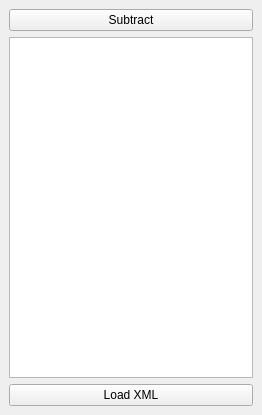
<?xml version="1.0" encoding="UTF-8"?>
<ui version="4.0">
 <class>NARDemoPluginDockWidgetBase</class>
 <widget class="QDockWidget" name="NARDemoPluginDockWidgetBase">
  <property name="geometry">
   <rect>
    <x>0</x>
    <y>0</y>
    <width>262</width>
    <height>415</height>
   </rect>
  </property>
  <property name="windowTitle">
   <string>NAR Demo Plugin</string>
  </property>
  <widget class="QWidget" name="dockWidgetContents">
   <layout class="QVBoxLayout" name="verticalLayout">
    <item>
     <widget class="QPushButton" name="btnSubtract">
      <property name="text">
       <string>Subtract</string>
      </property>
     </widget>
    </item>
    <item>
     <widget class="QTreeView" name="treeView"/>
    </item>
    <item>
     <widget class="QPushButton" name="btnLoadXML">
      <property name="text">
       <string>Load XML</string>
      </property>
     </widget>
    </item>
   </layout>
  </widget>
 </widget>
 <resources/>
 <connections/>
 <slots>
  <slot>XML_file_browser()</slot>
 </slots>
</ui>
